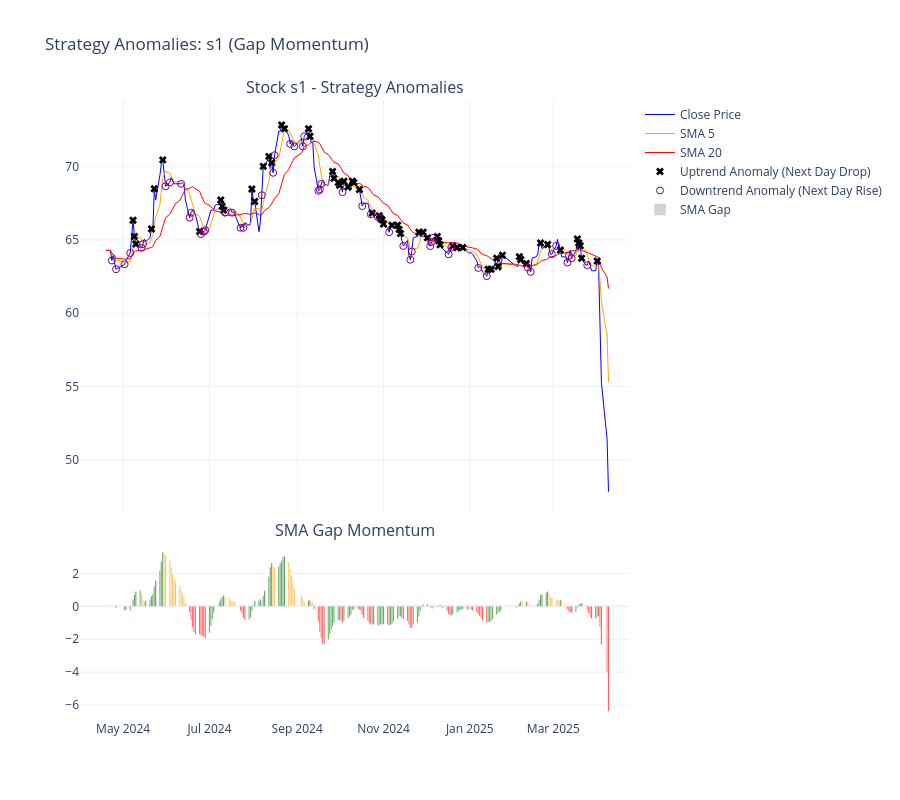

Here is the notebook cell this chart was saved with:
### Markdown cell above
## 7. Visualization: Anomaly Detection

### Code cell
# Create anomaly visualization
fig = make_subplots(
    rows=2, cols=1,
    shared_xaxes=True,
    vertical_spacing=0.05,
    subplot_titles=(f'Stock {STOCK_NAME} - Strategy Anomalies', 'SMA Gap Momentum'),
    row_heights=[0.7, 0.3]
)

# Row 1: Price & Anomalies
fig.add_trace(go.Scatter(x=df['date'], y=df['price'], line=dict(color='blue', width=1), name='Close Price'), row=1, col=1)
fig.add_trace(go.Scatter(x=df['date'], y=df['SMA5'], line=dict(color='orange', width=1), name='SMA 5'), row=1, col=1)
fig.add_trace(go.Scatter(x=df['date'], y=df['SMA20'], line=dict(color='red', width=1), name='SMA 20'), row=1, col=1)

# Uptrend anomalies (price dropped when signal predicted up)
uptrend_anomalies = df[df['Strat_Up_Anomaly'] | df['Strat_SignalUp_Anomaly']]
fig.add_trace(go.Scatter(
    x=uptrend_anomalies['date'], y=uptrend_anomalies['price'],
    mode='markers', marker=dict(color='black', symbol='x', size=7),
    name='Uptrend Anomaly (Next Day Drop)'
), row=1, col=1)

# Downtrend anomalies (price rose when signal predicted down)
downtrend_anomalies = df[df['Strat_Down_Anomaly'] | df['Strat_SignalDown_Anomaly']]
fig.add_trace(go.Scatter(
    x=downtrend_anomalies['date'], y=downtrend_anomalies['price'],
    mode='markers', marker=dict(color='purple', symbol='circle-open', size=7),
    name='Downtrend Anomaly (Next Day Rise)'
), row=1, col=1)

# Row 2: Gap Bar Chart (context)
fig.add_trace(go.Bar(
    x=df['date'], y=df['SMA_Diff'],
    marker_color=df['Signal_Color'],
    name='SMA Gap'
), row=2, col=1)

fig.update_layout(
    title=f'Strategy Anomalies: {STOCK_NAME} (Gap Momentum)',
    xaxis_rangeslider_visible=False,
    height=800,
    template='plotly_white'
)

fig.show()

### Figure 1 — Plotly figure (JSON) as saved in the notebook; plotly's stock layout.template omitted (floating-point values rounded to 4 significant figures; data arrays with more than 128 entries replaced by an {"elided": "..."} marker saying what was removed)
{"data": [{"line": {"color": "blue", "width": 1}, "name": "Close Price", "type": "scatter", "x": {"elided": "242 str values"}, "xaxis": "x", "y": {"elided": "242 float values"}, "yaxis": "y"}, {"line": {"color": "orange", "width": 1}, "name": "SMA 5", "type": "scatter", "x": {"elided": "242 str values"}, "xaxis": "x", "y": {"elided": "242 float values"}, "yaxis": "y"}, {"line": {"color": "red", "width": 1}, "name": "SMA 20", "type": "scatter", "x": {"elided": "242 str values"}, "xaxis": "x", "y": {"elided": "242 float values"}, "yaxis": "y"}, {"marker": {"color": "black", "size": 7, "symbol": "x"}, "mode": "markers", "name": "Uptrend Anomaly (Next Day Drop)", "type": "scatter", "x": ["2024-05-08T00:00:00", "2024-05-09T00:00:00", "2024-05-10T00:00:00", "2024-05-21T00:00:00", "2024-05-23T00:00:00", "2024-05-29T00:00:00", "2024-06-24T00:00:00", "2024-07-09T00:00:00", "2024-07-10T00:00:00", "2024-07-11T00:00:00", "2024-07-31T00:00:00", "2024-08-02T00:00:00", "2024-08-08T00:00:00", "2024-08-12T00:00:00", "2024-08-14T00:00:00", "2024-08-21T00:00:00", "2024-08-23T00:00:00", "2024-09-09T00:00:00", "2024-09-10T00:00:00", "2024-09-26T00:00:00", "2024-09-27T00:00:00", "2024-09-30T00:00:00", "2024-10-01T00:00:00", "2024-10-04T00:00:00", "2024-10-07T00:00:00", "2024-10-10T00:00:00", "2024-10-11T00:00:00", "2024-10-15T00:00:00", "2024-10-24T00:00:00", "2024-10-29T00:00:00", "2024-10-30T00:00:00", "2024-10-31T00:00:00", "2024-11-01T00:00:00", "2024-11-07T00:00:00", "2024-11-11T00:00:00", "2024-11-12T00:00:00", "2024-11-13T00:00:00", "2024-11-26T00:00:00", "2024-11-29T00:00:00", "2024-12-02T00:00:00", "2024-12-09T00:00:00", "2024-12-10T00:00:00", "2024-12-11T00:00:00", "2024-12-20T00:00:00", "2024-12-23T00:00:00", "2024-12-27T00:00:00", "2025-01-14T00:00:00", "2025-01-16T00:00:00", "2025-01-20T00:00:00", "2025-01-21T00:00:00", "2025-01-24T00:00:00", "2025-02-05T00:00:00", "2025-02-06T00:00:00", "2025-02-10T00:00:00", "2025-02-20T00:00:00", "2025-02-25T00:00:00", "2025-03-06T00:00:00", "2025-03-18T00:00:00", "2025-03-19T00:00:00", "2025-03-20T00:00:00", "2025-03-21T00:00:00", "2025-04-01T00:00:00"], "xaxis": "x", "y": [66.34, 65.23, 64.72, 65.75, 68.49, 70.46, 65.57, 67.72, 67.29, 67.03, 68.48, 67.62, 70.02, 70.7, 70.27, 72.84, 72.58, 72.58, 72.07, 69.67, 69.2, 68.92, 68.73, 69.01, 68.63, 69, 68.91, 68.44, 66.84, 66.65, 66.46, 66.37, 66.09, 66, 66, 65.72, 65.44, 65.52, 65.52, 65.14, 65.23, 64.95, 64.67, 64.58, 64.49, 64.49, 63, 63, 63.76, 63.19, 63.95, 63.86, 63.67, 63.39, 64.79, 64.69, 64.31, 65.07, 64.79, 64.6, 63.75, 63.56], "yaxis": "y"}, {"marker": {"color": "purple", "size": 7, "symbol": "circle-open"}, "mode": "markers", "name": "Downtrend Anomaly (Next Day Rise)", "type": "scatter", "x": ["2024-04-23T00:00:00", "2024-04-26T00:00:00", "2024-05-02T00:00:00", "2024-05-06T00:00:00", "2024-05-14T00:00:00", "2024-05-15T00:00:00", "2024-05-31T00:00:00", "2024-06-03T00:00:00", "2024-06-11T00:00:00", "2024-06-17T00:00:00", "2024-06-18T00:00:00", "2024-06-25T00:00:00", "2024-06-27T00:00:00", "2024-06-28T00:00:00", "2024-07-12T00:00:00", "2024-07-17T00:00:00", "2024-07-23T00:00:00", "2024-07-25T00:00:00", "2024-08-07T00:00:00", "2024-08-15T00:00:00", "2024-08-16T00:00:00", "2024-08-27T00:00:00", "2024-08-30T00:00:00", "2024-09-05T00:00:00", "2024-09-06T00:00:00", "2024-09-16T00:00:00", "2024-09-17T00:00:00", "2024-09-18T00:00:00", "2024-10-03T00:00:00", "2024-10-17T00:00:00", "2024-10-23T00:00:00", "2024-10-28T00:00:00", "2024-11-05T00:00:00", "2024-11-15T00:00:00", "2024-11-20T00:00:00", "2024-11-21T00:00:00", "2024-12-04T00:00:00", "2024-12-05T00:00:00", "2024-12-06T00:00:00", "2024-12-17T00:00:00", "2024-12-19T00:00:00", "2025-01-07T00:00:00", "2025-01-13T00:00:00", "2025-02-11T00:00:00", "2025-02-13T00:00:00", "2025-02-28T00:00:00", "2025-03-03T00:00:00", "2025-03-11T00:00:00", "2025-03-12T00:00:00", "2025-03-14T00:00:00", "2025-03-25T00:00:00"], "xaxis": "x", "y": [63.6, 63, 63.34, 64.11, 64.46, 64.72, 68.66, 68.92, 68.83, 66.52, 66.86, 65.4, 65.57, 65.66, 66.86, 66.86, 65.83, 65.83, 68.05, 69.58, 70.78, 71.55, 71.38, 71.38, 72.07, 68.35, 68.44, 68.82, 68.26, 67.31, 66.75, 66.56, 65.53, 64.59, 63.65, 64.21, 64.58, 64.86, 65.14, 64.02, 64.49, 63.09, 62.53, 63.11, 62.82, 64.03, 64.59, 63.46, 63.93, 63.75, 63.28], "yaxis": "y"}, {"marker": {"color": {"elided": "242 str values"}}, "name": "SMA Gap", "type": "bar", "x": {"elided": "242 str values"}, "xaxis": "x2", "y": {"elided": "242 float values"}, "yaxis": "y2"}], "layout": {"annotations": [{"font": {"size": 16}, "showarrow": false, "text": "Stock s1 - Strategy Anomalies", "x": 0.5, "xanchor": "center", "xref": "paper", "y": 1.0, "yanchor": "bottom", "yref": "paper"}, {"font": {"size": 16}, "showarrow": false, "text": "SMA Gap Momentum", "x": 0.5, "xanchor": "center", "xref": "paper", "y": 0.285, "yanchor": "bottom", "yref": "paper"}], "height": 800, "title": {"text": "Strategy Anomalies: s1 (Gap Momentum)"}, "xaxis": {"anchor": "y", "domain": [0, 1], "matches": "x2", "rangeslider": {"visible": false}, "showticklabels": false}, "xaxis2": {"anchor": "y2", "domain": [0, 1]}, "yaxis": {"anchor": "x", "domain": [0.335, 1.0]}, "yaxis2": {"anchor": "x2", "domain": [0, 0.285]}}}
